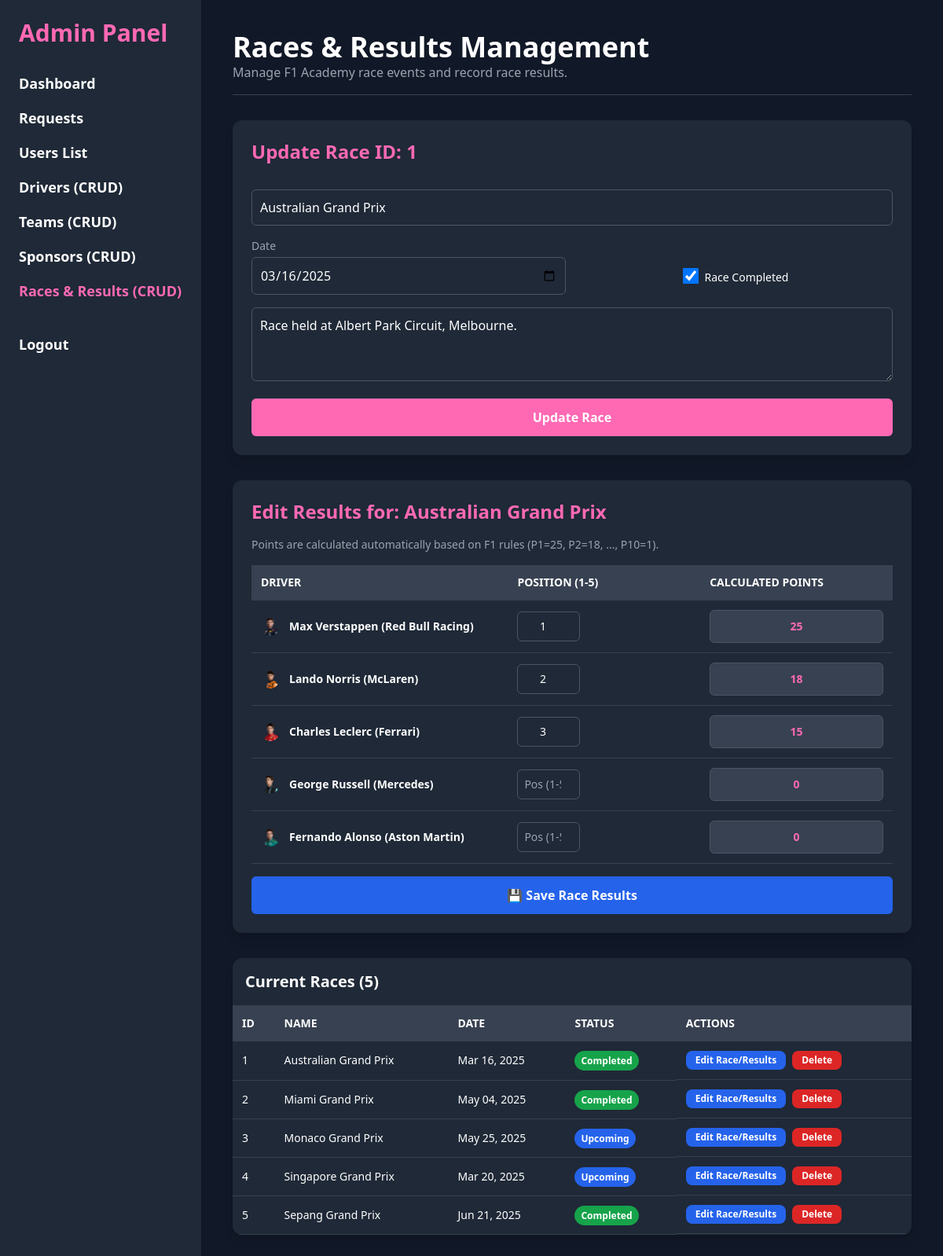
Page /admin_races.php?edit_id=1 (signed in) on the committed database.
### tables this page shows
CREATE TABLE `races` (
  `id` int(11) NOT NULL,
  `name` varchar(100) NOT NULL,
  `date` date NOT NULL,
  `details` text DEFAULT NULL,
  `round_number` int(11) NOT NULL,
  `is_completed` tinyint(1) NOT NULL DEFAULT 0
);

CREATE TABLE `drivers` (
  `id` int(11) NOT NULL,
  `fullname` varchar(255) NOT NULL,
  `team_name` varchar(100) NOT NULL,
  `sponsor_name` varchar(100) DEFAULT NULL,
  `standing_position` int(11) DEFAULT NULL,
  `points` int(11) DEFAULT 0,
  `biography` text DEFAULT NULL,
  `image_path` varchar(255) DEFAULT NULL
);

### conn.php (called while the page is built, shortened)
<?php
function get_all_drivers($conn) {
    $query = "SELECT * FROM drivers ORDER BY points DESC";
    $result = $conn->query($query);
    $data = [];
    while ($row = $result->fetch_assoc()) {
        $data[] = $row;
    }
    return $data;
}
function get_all_races($conn) {
    $query = "SELECT * FROM races ORDER BY round_number ASC";
    $result = $conn->query($query);
    $data = [];
    while ($row = $result->fetch_assoc()) {
        $data[] = $row;
    }
    return $data;
}
function get_race_by_id($conn, $id) {
    $stmt = $conn->prepare("SELECT * FROM races WHERE id = ?");
    $stmt->bind_param("i", $id);
    $stmt->execute();
    $result = $stmt->get_result();
    $race = $result->fetch_assoc();
    return $race;
}
function get_race_results($conn, $race_id) {
    $stmt = $conn->prepare("
        SELECT
            r.position, r.points, r.driver_id
        FROM
            results r
        WHERE
            r.race_id = ?
        ORDER BY
            r.position ASC
    ");
    $stmt->bind_param("i", $race_id);
    $stmt->execute();
    $result = $stmt->get_result();
    $data = [];
    while ($row = $result->fetch_assoc()) {
        $data[] = $row;
    }
    return $data;
}
?>

### admin_races.php (the view, shortened to what this page needs)
<?php
include("conn.php");
$race_to_edit = null;
$drivers = get_all_drivers($conn);
$race_results = [];
if ($_SERVER["REQUEST_METHOD"] == "GET" && isset($_GET['edit_id'])) {
    $race_to_edit = get_race_by_id($conn, $_GET['edit_id']);
    if ($race_to_edit) {
        $race_results = get_race_results($conn, $race_to_edit['id']);
        $results_map = [];
        foreach ($race_results as $result) {
            $results_map[$result['driver_id']] = ['position' => $result['position'], 'points' => $result['points']];
        }
        $race_results = $results_map;
    }
}
$races = get_all_races($conn);
?>
<!DOCTYPE html>
<html lang="en">
<head>
    <script src="https://cdn.tailwindcss.com"></script>
</head>
<body class="bg-gray-900 text-white font-sans flex">
    <aside class="w-64 bg-gray-800 h-screen fixed p-6">
        <h1 class="text-3xl font-extrabold mb-8 text-hotpink">Admin Panel</h1>
        <nav class="admin-nav space-y-4">
            <a href="admin_dashboard.php" class="block text-lg font-bold text-white hover:text-hotpink"> Dashboard</a>
            <a href="admin_requests.php" class="block text-lg font-bold text-white hover:text-hotpink"> Requests</a>
            <a href="admin_users.php" class="block text-lg font-bold text-white hover:text-hotpink"> Users List</a>
            <a href="admin_drivers.php" class="block text-lg font-bold text-white hover:text-hotpink"> Drivers (CRUD)</a>
            <a href="admin_teams.php" class="block text-lg font-bold text-white hover:text-hotpink"> Teams (CRUD)</a>
            <a href="admin_sponsors.php" class="block text-lg font-bold text-white hover:text-hotpink"> Sponsors (CRUD)</a>
            <a href="admin_races.php" class="block text-lg font-bold text-hotpink"> Races & Results (CRUD)</a>
            <a href="logout.php" class="block text-lg font-bold text-white hover:text-red-500 pt-6"> Logout</a>
        </nav>
    </aside>
    <div class="flex-1 ml-64 p-10">
        <header class="mb-8 border-b border-gray-700 pb-4">
            <h2 class="text-4xl font-bold">Races & Results Management</h2>
            <p class="text-gray-400">Manage F1 Academy race events and record race results.</p>
        </header>
        <div class="bg-gray-800 p-6 rounded-xl shadow-lg mb-8">
            <h3 class="text-2xl font-semibold mb-4 text-hotpink"><?php echo $race_to_edit ? 'Update Race ID: ' . $race_to_edit['id'] : 'Add New Race'; ?></h3>
            <form method="POST" action="admin_races.php" class="space-y-4">
                <input type="text" name="name" placeholder="Race Name (e.g., British Grand Prix)" required
                       value="<?php echo htmlspecialchars($race_to_edit['name'] ?? ''); ?>"
                       class="form-input">
                <div class="grid grid-cols-2 gap-4">
                    <div class="space-y-1">
                        <label for="date" class="text-sm text-gray-400 block text-left">Date</label>
                        <input type="date" id="date" name="date" required
                            value="<?php echo htmlspecialchars($race_to_edit['date'] ?? ''); ?>"
                            class="form-input">
                    </div>
                    <div class="space-y-1 pt-6 flex items-center justify-center">
                        <input type="checkbox" id="is_completed" name="is_completed" value="1"
                            <?php echo ($race_to_edit['is_completed'] ?? 0) ? 'checked' : ''; ?>
                            class="h-5 w-5 text-hotpink border-gray-600 rounded focus:ring-hotpink">
                        <label for="is_completed" class="ml-2 text-sm text-white">Race Completed</label>
                    </div>
                </div>
                <textarea name="details" placeholder="Race Details (e.g., Race held at Silverstone)" rows="3"
                          class="form-input"><?php echo htmlspecialchars($race_to_edit['details'] ?? ''); ?></textarea>
                <button type="submit" name="<?php echo $race_to_edit ? 'update_race' : 'add_race'; ?>"
                        class="w-full p-3 bg-hotpink text-white font-bold border-none rounded-md cursor-pointer hover:bg-lightpink transition duration-300">
                    <?php echo $race_to_edit ? 'Update Race' : 'Add Race'; ?>
                </button>
            </form>
        </div>
        <?php if ($race_to_edit): ?>
        <div class="bg-gray-800 p-6 rounded-xl shadow-lg mb-8">
            <h3 class="text-2xl font-semibold mb-4 text-hotpink">Edit Results for: <?php echo htmlspecialchars($race_to_edit['name']); ?></h3>
            <p class="text-sm text-gray-400 mb-4">Points are calculated automatically based on F1 rules (P1=25, P2=18, ..., P10=1).</p>
            <form method="POST" action="admin_races.php" class="space-y-4">
                <div class="overflow-x-auto">
                    <table class="min-w-full table-auto text-left results-table">
                        <thead>
                            <tr class="bg-gray-700 text-sm uppercase">
                                <th class="p-3 w-1/3">Driver</th>
                                <th class="p-3 w-1/4">Position (1-<?php echo count($drivers); ?>)</th>
                                <th class="p-3 w-1/4">Calculated Points</th>
                            </tr>
                        </thead>
                        <tbody>
                            <?php foreach ($drivers as $driver):
                                $current_result = $race_results[$driver['id']] ?? ['position' => '', 'points' => 0];
                            ?>
                                <tr class="hover:bg-gray-700 text-sm">
                                    <td class="p-3 font-semibold">
                                        <div class="driver-cell">
                                            <img src="<?php echo htmlspecialchars($driver['image_path']); ?>" alt="Driver" class="w-6 h-6 rounded-full object-cover">
                                            <span><?php echo htmlspecialchars($driver['fullname']); ?> (<?php echo htmlspecialchars($driver['team_name']); ?>)</span>
                                        </div>
                                    </td>
                                    <td class="p-3">
                                        <input type="number" name="position[]" placeholder="Pos (1-<?php echo count($drivers); ?>)"
                                               value="<?php echo htmlspecialchars($current_result['position']); ?>"
                                               min="1"
                                               class="form-input w-20 text-center p-2 result-position">
                                    </td>
                                    <td class="p-3">
                                        <div class="points-display result-points-display" data-current-points="<?php echo $current_result['points']; ?>">
                                            <?php echo $current_result['points'] > 0 ? htmlspecialchars($current_result['points']) : '0'; ?>
                                        </div>
                                    </td>
                                </tr>
                            <?php endforeach; ?>
                        </tbody>
                    </table>
                </div>
                <button type="submit" name="save_results" class="w-full p-3 bg-blue-600 text-white font-bold border-none rounded-md cursor-pointer hover:bg-blue-700 transition duration-300">
                    💾 Save Race Results
                </button>
            </form>
        </div>
        <?php endif; ?>
        <div class="bg-gray-800 rounded-xl overflow-x-auto shadow-lg">
            <h3 class="text-xl font-semibold p-4 border-b border-gray-700">Current Races (<?php echo count($races); ?>)</h3>
            <table class="min-w-full table-auto text-left">
                <thead>
                    <tr class="bg-gray-700 text-sm uppercase">
                        <th class="p-3">ID</th>
                        <th class="p-3">Name</th>
                        <th class="p-3">Date</th>
                        <th class="p-3">Status</th>
                        <th class="p-3">Actions</th>
                    </tr>
                </thead>
                <tbody>
                    <?php if (!empty($races)): ?>
                        <?php foreach ($races as $race): ?>
                            <tr class="hover:bg-gray-700 text-sm">
                                <td><?php echo htmlspecialchars($race['id']); ?></td>
                                <td><?php echo htmlspecialchars($race['name']); ?></td>
                                <td><?php echo date('M d, Y', strtotime($race['date'])); ?></td>
                                <td><span class="px-2 py-1 rounded-full text-xs font-semibold <?php echo $race['is_completed'] ? 'bg-green-600' : 'bg-blue-600'; ?>"><?php echo $race['is_completed'] ? 'Completed' : 'Upcoming'; ?></span></td>
                                <td class="whitespace-nowrap flex space-x-2">
                                    <a href="admin_races.php?edit_id=<?php echo $race['id']; ?>" class="text-xs bg-blue-600 hover:bg-blue-700 text-white py-1 px-3 rounded-lg font-bold transition duration-200">
                                        Edit Race/Results
                                    </a>
                                    <form method="POST" class="inline-block" onsubmit="return confirm('Are you sure you want to delete race: <?php echo $race['name']; ?>? This will delete all results!');">
                                        <button type="submit" name="delete_race" class="text-xs bg-red-600 hover:bg-red-700 text-white py-1 px-3 rounded-lg font-bold transition duration-200">
                                            Delete
                                        </button>
                                    </form>
                                </td>
                            </tr>
                        <?php endforeach; ?>
                    <?php else: ?>
                        <tr><td colspan="5" class="text-center py-4 text-gray-400">No races found.</td></tr>
                    <?php endif; ?>
                </tbody>
            </table>
        </div>
    </div>
</body>
</html>

### admin_races.php (style rules this page uses)
.bg-hotpink { background-color: hotpink; }
.text-hotpink { color: hotpink; }
.admin-nav a { transition: color 0.3s; }
th, td { padding: 12px; border-bottom: 1px solid #374151; }
.form-input { padding: 10px; border-radius: 6px; border: 1px solid #4b5563; background-color: #1f2937; color: white; width: 100%; box-sizing: border-box; }
.points-display { background-color: #374151; color: #FF69B4; font-weight: bold; padding: 10px; border-radius: 6px; border: 1px solid #4b5563; text-align: center; }
.results-table th, .results-table td { vertical-align: middle; }
.results-table .driver-cell { display: flex; align-items: center; gap: 12px; }

### rows in the picture
races: id "1", name "Australian Grand Prix", date "03/16/2025", is_completed "☑", details "Race held at Albert Park Circuit, Melbourne.", date "Mar 16, 2025", shows "Completed"
drivers: image_path (picture), fullname "Max Verstappen", team_name "Red Bull Racing", id "1", id "25"
drivers: image_path (picture), fullname "Lando Norris", team_name "McLaren", id "2", id "18"
drivers: image_path (picture), fullname "Charles Leclerc", team_name "Ferrari", id "3", id "15"
drivers: image_path (picture), fullname "George Russell", team_name "Mercedes", count "Pos (1-5)", shows "0"
drivers: image_path (picture), fullname "Fernando Alonso", team_name "Aston Martin", count "Pos (1-5)", shows "0"
races: id "2", name "Miami Grand Prix", date "May 04, 2025", is_completed "Completed"
races: id "3", name "Monaco Grand Prix", date "May 25, 2025", is_completed "Upcoming"
races: id "4", name "Singapore Grand Prix", date "Mar 20, 2025", is_completed "Upcoming"
races: id "5", name "Sepang Grand Prix", date "Jun 21, 2025", is_completed "Completed"

### other values in the picture
count($drivers) "5"
count($races) "5"
